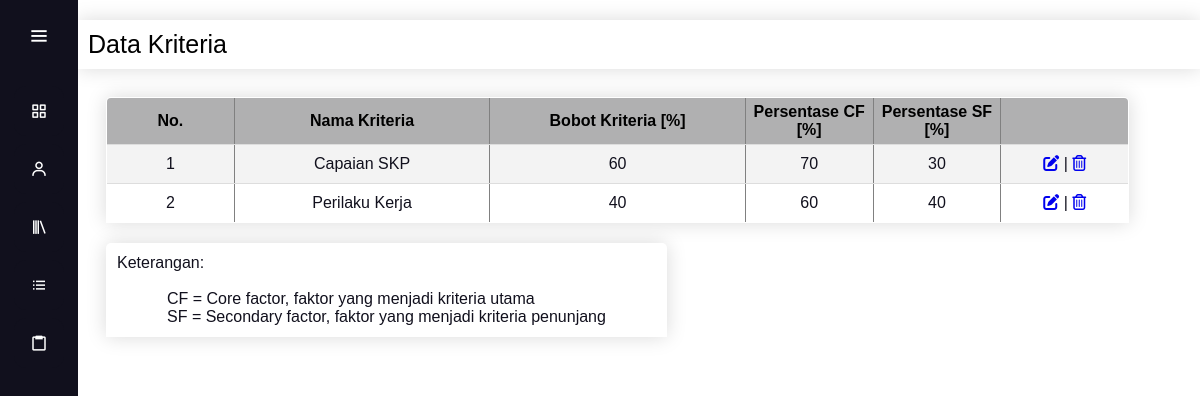
Screenshot of /data_kriteria.php with the database file from the repository.
### tables this page shows
CREATE TABLE `data_kriteria` (
  `id_aspek` tinyint(3) UNSIGNED NOT NULL,
  `nama_aspek` varchar(100) NOT NULL,
  `bobot` float NOT NULL,
  `bobot_core` float NOT NULL,
  `bobot_secondary` float NOT NULL,
  `nama_singkat` char(1) DEFAULT NULL
);

### data_kriteria.php (the view, shortened to what this page needs)
<?php
    $conn = mysqli_connect("localhost", "root", "", "spk");
?>
<!DOCTYPE html>
<html>
    <head>
        <link rel="stylesheet" href="style.css">
        <link rel="stylesheet" href="fontAwesome/css/fontawesome.min.css">
        <link rel="stylesheet" href="fontAwesome/css/all.min.css">
        <link href='https://unpkg.com/boxicons@2.0.7/css/boxicons.min.css' rel='stylesheet'>
    </head>
    <body>
        <div class="sidebar">
            <div class="logo-details">
                <i class='bx bx-menu' id="btn" ></i>
            </div>
            <ul class="nav-list">
                <li>
                    <a href="index.php">
                        <i class='bx bx-grid-alt'></i>
                    </a>
                </li>
                <li>
                    <a href="data_alternatif.php">
                        <i class='bx bx-user' ></i>
                    </a>
                </li>
                <li>
                    <a href="data_kriteria.php">
                        <i class='bx bx-library'></i>
                    </a>
                </li>
                <li>
                    <a href="data_subkriteria.php">
                        <i class='bx bx-list-ul'></i>
                    </a>
                </li>
                <li>
                    <a href="hasil.php">
                        <i class='bx bx-clipboard'></i>
                    </a>
                </li>
            </ul>
        </div>
        <section class = "home-section">
            <div class="header">Data Kriteria</div>
            <div class='text'>
                <table class = 'content-table' border = '1' width = '98%'>
                    <tr>
                        <th align='center' width='10%'><b>No.</b></th>
                        <th align='center' width='20%'><b>Nama Kriteria</b></th>
                        <th align='center' width='20%'><b>Bobot Kriteria [%]</b></th>
                        <th align='center' width='10%'><b>Persentase CF [%]</b></th>
                        <th align='center' width='10%'><b>Persentase SF [%]</b></th>
                        <th align='center' width='10%'></th>
                    </tr>
                    <?php
                        $cari = "SELECT * FROM data_kriteria ORDER BY id_aspek";
                        $hasil = mysqli_query($conn, $cari);
                        while($data = mysqli_fetch_row($hasil)){
                    ?>
                    <tr>
                        <td align='center'><?= $data[0]; ?></td>
                        <td align='center'><?= $data[1]; ?></td>
                        <td align='center'><?= $data[2]; ?></td>
                        <td align='center'><?= $data[3]; ?></td>
                        <td align='center'><?= $data[4]; ?></td>
                        <td>
                            <center>
                                <a href="edit_kriteria.php?id=<?= $data[0];?>"><i class="fas fa-edit"></i></a> |
                                <a href="hapus_kriteria.php?id=<?= $data[0];?>" onclick="return confirm('Apakah anda yakin ingin menghapus ini ?')"><i class="far fa-trash-alt"></i></a>
                            </center>
                        </td>
                    </tr>
                    <?php } ?>
                </table>
                <table border='1' class="content-table">
                    <td>
                        Keterangan:</br><br>
                        <ul>
                            <li>CF = Core factor, faktor yang menjadi kriteria utama</li><br>
                            <li>SF = Secondary factor, faktor yang menjadi kriteria penunjang</li>
                        </ul>
                    </td>
                </table>
            </div>
        </section>
    </body>
</html>

### style.css (style rules this page uses)
* { margin: 0; padding: 0; box-sizing: border-box; font-family: "Poppins" , sans-serif; }
* { margin: 0; padding: 0; font-family: 'Quicksand', sans-serif; }
.content-table { border-collapse: collapse; margin: 25px 0px; font-size: 18px; border-radius: 5px 5px 0 0; overflow: hidden; box-shadow: 0 0 20px rgba(0, 0, 0, 0.15); }
.content-table tr th { background-color: #b0b0b1; color: #000000; text-align:center; }
.content-table th, .content-table td { padding: 12px 15px; }
.content-table tbody tr { border-bottom: 1px solid #dddddd; }
.content-table tbody tr:nth-of-type(even) { background-color: #f3f3f3; }
.home-section ul { width: fit-content; margin: auto; }
.home-section li { display: inline-block; margin-right: 50px; margin-left: 50px; }
.sidebar { position: fixed; left: 0; top: 0; height: 100%; width: 78px; background: #11101D; padding: 6px 14px; z-index: 99; transition: all 0.5s ease; }
.sidebar .logo-details { height: 60px; display: flex; align-items: center; position: relative; }
.sidebar .logo-details #btn { position: absolute; top: 50%; right: 0; transform: translateY(-50%); font-size: 22px; transition: all 0.4s ease; font-size: 23px; text-align: center; cursor: pointer; transition: all 0.5s ease; }
.sidebar i { color: #fff; height: 60px; min-width: 50px; font-size: 28px; text-align: center; line-height: 60px; }
.sidebar .nav-list { margin-top: 20px; height: 100%; }
.sidebar li { position: relative; margin: 8px 0; list-style: none; }
.sidebar li a { display: flex; height: 100%; width: 100%; border-radius: 12px; align-items: center; text-decoration: none; transition: all 0.4s ease; background: #11101D; }
.sidebar li i { height: 50px; line-height: 50px; font-size: 18px; border-radius: 12px; }
.home-section { position: relative; background: #ffffff; min-height: 100vh; top: 20px; left: 78px; width: calc(100% - 78px); transition: all 0.5s ease; z-index: 2; }
.home-section .header { background: #ffffff; text-align: left; color: rgb(0, 0, 0); font-size: 25px; font-weight: 500; margin: 0px; padding: 10px; box-shadow: 0 0 20px rgba(0, 0, 0, 0.15); }
.home-section .text { display: inline-block; color: #11101d; font-size: 15px; font-weight: 50; margin: 18px; max-width:100%; width: calc(100% - 78px); }
.home-section .text table { font-size: 16px; margin: 10px; float: left; }
.home-section .text table tr, .home-section .text table td { padding: 10px; }
.home-section .text table th { padding: 5px; height: auto; }

### rows the page displays
data_kriteria: id_aspek "1", nama_aspek "Capaian SKP", bobot "60", bobot_core "70", bobot_secondary "30"
data_kriteria: id_aspek "2", nama_aspek "Perilaku Kerja", bobot "40", bobot_core "60", bobot_secondary "40"
